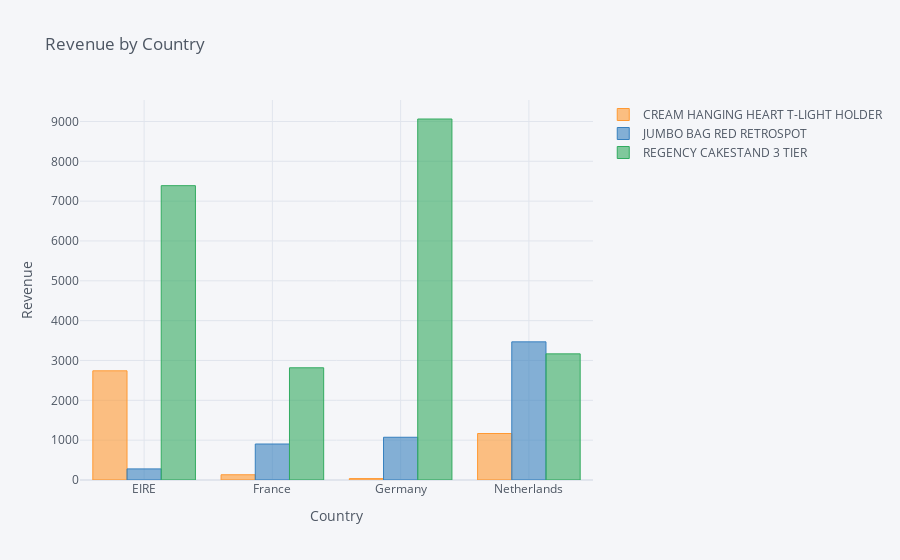

Source (notebook cell):
### Code cell
df_side = df[(df['Description'].isin(product_list)) & (df['Country'].isin(country_list))]

df_side  = df_side .pivot_table(values='Revenue', 
                      columns='Description',
                      index='Country', 
                      aggfunc='sum')

df_side .reset_index(inplace=True)


df_side .iplot(kind='bar', 
           x='Country', 
           title='Revenue by Country',
           xTitle='Country', 
           yTitle='Revenue')

### Figure 1 — Plotly figure (JSON) as saved in the notebook; plotly's stock layout.template omitted (floating-point values rounded to 4 significant figures)
{"data": [{"marker": {"color": "rgba(255, 153, 51, 0.6)", "line": {"color": "rgba(255, 153, 51, 1.0)", "width": 1}}, "name": "CREAM HANGING HEART T-LIGHT HOLDER", "orientation": "v", "text": "", "type": "bar", "x": ["EIRE", "France", "Germany", "Netherlands"], "y": [2741.0, 131.8, 35.4, 1167]}, {"marker": {"color": "rgba(55, 128, 191, 0.6)", "line": {"color": "rgba(55, 128, 191, 1.0)", "width": 1}}, "name": "JUMBO BAG RED RETROSPOT", "orientation": "v", "text": "", "type": "bar", "x": ["EIRE", "France", "Germany", "Netherlands"], "y": [278.7, 903.4, 1073.0, 3468]}, {"marker": {"color": "rgba(50, 171, 96, 0.6)", "line": {"color": "rgba(50, 171, 96, 1.0)", "width": 1}}, "name": "REGENCY CAKESTAND 3 TIER", "orientation": "v", "text": "", "type": "bar", "x": ["EIRE", "France", "Germany", "Netherlands"], "y": [7389.0, 2817.0, 9062.0, 3166.0]}], "layout": {"legend": {"bgcolor": "#F5F6F9", "font": {"color": "#4D5663"}}, "paper_bgcolor": "#F5F6F9", "plot_bgcolor": "#F5F6F9", "title": {"font": {"color": "#4D5663"}, "text": "Revenue by Country"}, "xaxis": {"gridcolor": "#E1E5ED", "showgrid": true, "tickfont": {"color": "#4D5663"}, "title": {"font": {"color": "#4D5663"}, "text": "Country"}, "zerolinecolor": "#E1E5ED"}, "yaxis": {"gridcolor": "#E1E5ED", "showgrid": true, "tickfont": {"color": "#4D5663"}, "title": {"font": {"color": "#4D5663"}, "text": "Revenue"}, "zerolinecolor": "#E1E5ED"}}}
